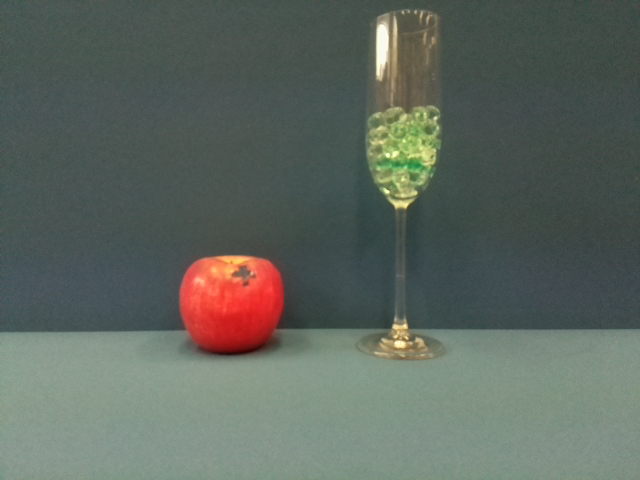
#> input picture yoloimg.png, 640 x 480 px
$ python BoundingBox.py
#> lines starting #> are read from the running program, lines starting #| are printed output that depends on the picture; after the words box and inside, x2 and y2 are one past the last pixel; in counts of white or black regions, pixels touching at a corner belong together
import sys
import cv2
import numpy as np

if __name__ == "__main__":
    """
        xmin ymin xmax ymax
    apple, 174, 253, 285, 357
    winelass, 363, 5, 454, 378
    """
    xmin = 363
    ymin = 5
    xmax = 454
    ymax = 378
    blue_thresh = 60
    red_thresh = 30
    gray_thresh = 60
    img = cv2.imread("yoloimg.png")
#> img is the input picture: shape (480, 640, 3); mean B, G, R 95, 103.1, 94.1
    # img = cv2.rectangle(img, (363,5), (454,378 ), (255, 0, 0))

    criterion_xmin =174
    criterion_ymin =253
    criterion_xmax =285
    criterion_ymax =357

    print(img.shape)
#| (480, 640, 3)

    flag = 0
    before_sum_bgr = 0
    diff = 0
    b = 0
    g = 0
    r = 0
    bp = 0
    gp = 0
    rp = 0
    sum_line = 5

    thresh = 50000  # memo 50000

    # 基準についての処理
    cv2.rectangle(img, (criterion_xmin,criterion_ymax), (criterion_xmax, criterion_ymin), (76, 84, 255), 2) #基準を資格で囲む
    cv2.putText(img, 'Criterion', (criterion_xmin-15, criterion_ymin), cv2.FONT_ITALIC, 1, (0, 0, 255))
    cv2.putText(img, 'Target', (xmin - 5, ymax+25), cv2.FONT_ITALIC, 1, (255, 0, 0))


    # ワイングラスについての処理

    cv2.rectangle(img, (xmin, ymax), (xmax, ymin), (255, 139, 0), 2)
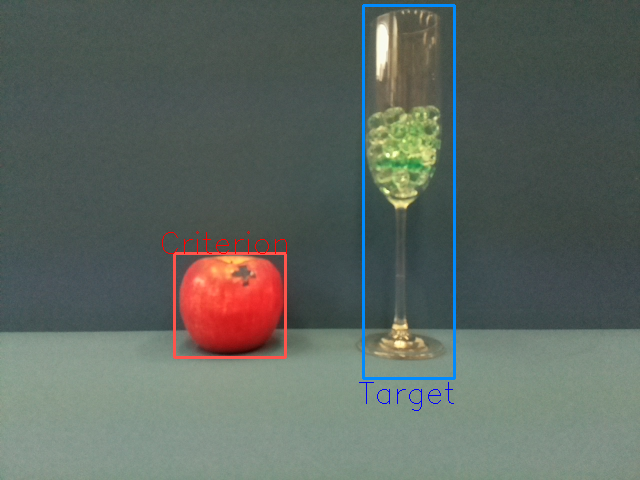
#> img: shape (480, 640, 3); mean B, G, R 96.5, 103.3, 94.2
    for y in range(ymin, ymax):
        if (ymin - y) % 10 == 0:    # 10行ごとにラインを引く
            img[y, xmin:xmax] = (0, 0, 0)

        count = xmax - xmin  # 横幅のピクセル数
        sum_b = np.sum(img[y, xmin:xmax, 0], 0) / count  # 行の和の平均
        sum_g = np.sum(img[y, xmin:xmax, 1], 0) / count
        sum_r = np.sum(img[y, xmin:xmax, 2], 0) / count

        if flag < sum_line-1:  # sum_line行ずつ 上で求めた行の和を足す。
            b += sum_b
            g += sum_g
            r += sum_r
            flag += 1
        else:
            diff = (bp - b) ** 2 + (gp - g) ** 2 + (rp - r) ** 2  # sum_line行ずつ diffを計算する。
            # print(y , "y")
            # print(diff  ,"diff")
            print("{0:4d}".format(y), "{0:6d}".format(int(diff)), int(bp), int(b), int(gp), int(g), int(rp), int(r))
            bp = b
            gp = g
            rp = r
            if diff > thresh:
                # img[y-sum_line, xmin:xmax] = (255, 255, 255)  # 閾値を超えたら描画
                cv2.line(img,(xmin,(114-sum_line)),(xmax,(114-sum_line)), (255, 255, 255),2)# 閾値を超えたら描画 水面
                cv2.line(img, (xmin, (209 - sum_line)), (xmax, (209 - sum_line)), (255, 255, 255), 2) # 閾値を超えたら描画 ポイント
                #img[114 - sum_line, xmin:xmax] = (255, 255, 255)  # 閾値を超えたら描画 水面
                #img[209 - sum_line, xmin:xmax] = (255, 255, 255)  # 閾値を超えたら描画 ポイント
                #print('over thresh line = ', y)
                m = 1

            b = g = r = 0
            flag = 0
#> this loop made 373 passes
#> (sum_b, sum_g, sum_r, diff, bp, gp, rp) on passes 5, 10, 15, 20, 25, 30, 35, 40, 45, 50, 55, 60: (83.08, 87.85, 74.77, 284806.4, 414, 307.1, 138.1), (88.52, 99.11, 92.27, 56331.3, 359.7, 391.5, 353.2), (90.99, 103.2, 99.07, 17430.9, 273.1, 309.7, 296.1), (97.35, 109.5, 106, 34242.7, 371.5, 421, 406.4), (104.5, 116.7, 112.5, 15920.8, 307.2, 343, 331), (106.8, 120.3, 118.5, 51132.3, 427, 478.6, 466.6), (108.7, 123, 120.8, 34928.4, 324.2, 365.5, 359), (107, 122, 120.2, 42834, 430.7, 491, 484.5), (105.2, 120.1, 118.2, 44835.2, 318.8, 363.3, 357.9), (104, 119.4, 117.7, 35784, 417.8, 478.5, 470.8), (103.5, 118.7, 117, 40239.2, 311.5, 356.8, 351.8), (98.84, 114.5, 113.6, 34079.4, 408, 468.7, 462.5)
#> (sum_b, sum_g, sum_r, b, g, r) on passes 1, 2, 3, 4, 6, 7: (0, 0, 0, 0, 0, 0), (255, 139, 0, 255, 139, 0), (79.18, 83.74, 67.92, 334.2, 222.7, 67.92), (79.84, 84.4, 70.18, 414, 307.1, 138.1), (88.43, 93.78, 81.38, 88.43, 93.78, 81.38), (92.51, 99.2, 88.31, 180.9, 193, 169.7)
#|    9 284806 0 414 0 307 0 138
#|   14  56331 414 359 307 391 138 353
#|   19  17430 359 273 391 309 353 296
#|   24  34242 273 371 309 421 296 406
#|   29  15920 371 307 421 342 406 330
#|   34  51132 307 427 342 478 330 466
#|   39  34928 427 324 478 365 466 359
#|   44  42833 324 430 365 490 359 484
#> (further printed lines are left out)
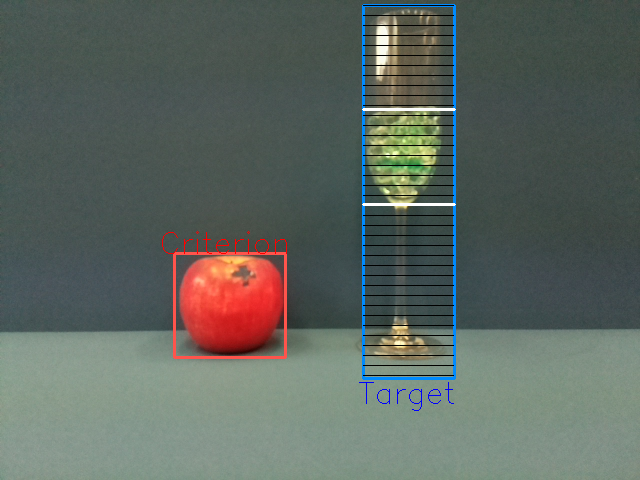
#> img: shape (480, 640, 3); 1.28% of pixels changed, all inside (x1, y1, x2, y2) = (362, 5, 456, 376)
    print('water width: ', xmax-xmin, 'water height: ', 209 - 114)
    # img[378, xmin:xmax] = (255, 255, 255)
    # img[319, xmin:xmax] = (255, 255, 255)
    # img[ymin, xmin:xmax] = (255, 0, 0)


    cv2.imwrite("output.png", img)
